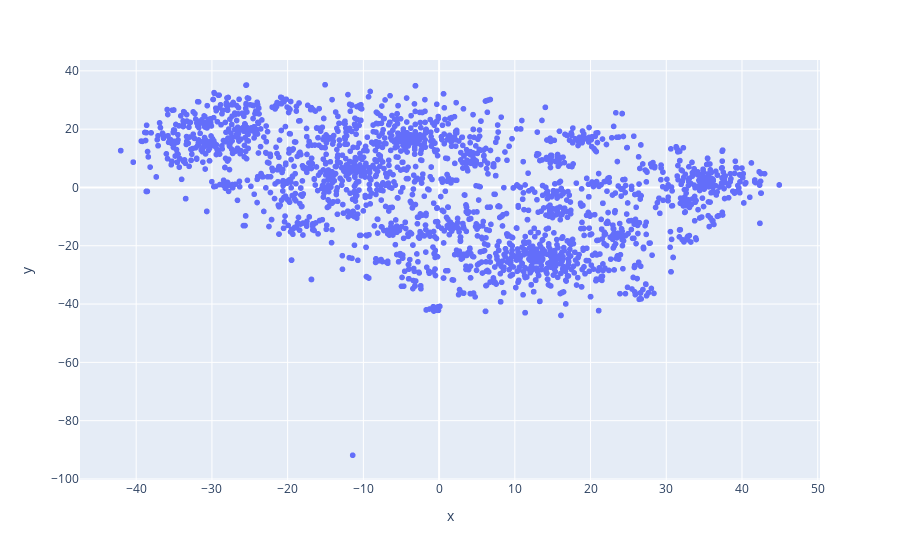

Write notebook code for a chart like this one.
### Markdown cell above
# Q1 A.a.

### Code cell
display(px.scatter(df, x="x", y="y"))

### Figure 1 — Plotly figure (JSON) as saved in the notebook; plotly's stock layout.template omitted (floating-point values rounded to 4 significant figures; data arrays with more than 128 entries replaced by an {"elided": "..."} marker saying what was removed)
{"data": [{"hovertemplate": "x=%{x}<br>y=%{y}<extra></extra>", "legendgroup": "", "marker": {"color": "#636efa", "symbol": "circle"}, "mode": "markers", "name": "", "showlegend": false, "type": "scattergl", "x": {"elided": "2443 float values"}, "xaxis": "x", "y": {"elided": "2443 float values"}, "yaxis": "y"}], "layout": {"legend": {"tracegroupgap": 0}, "margin": {"t": 60}, "xaxis": {"anchor": "y", "domain": [0, 1], "title": {"text": "x"}}, "yaxis": {"anchor": "x", "domain": [0, 1], "title": {"text": "y"}}}}
